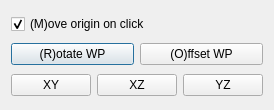
<?xml version="1.0" encoding="UTF-8"?>
<ui version="4.0">
 <class>DialogHackedLine</class>
 <widget class="QDialog" name="Dialog">
  <property name="geometry">
   <rect>
    <x>0</x>
    <y>0</y>
    <width>196</width>
    <height>110</height>
   </rect>
  </property>
  <property name="windowTitle">
   <string>Dialog</string>
  </property>
  <layout class="QVBoxLayout" name="verticalLayout">
   <item>
    <widget class="QCheckBox" name="cb1">
     <property name="text">
      <string>(M)ove origin on click</string>
     </property>
     <property name="checked">
      <bool>true</bool>
     </property>
    </widget>
   </item>
   <item>
    <layout class="QHBoxLayout" name="horizontalLayout">
     <item>
      <widget class="QPushButton" name="btnRot">
       <property name="sizePolicy">
        <sizepolicy hsizetype="Expanding" vsizetype="Fixed">
         <horstretch>0</horstretch>
         <verstretch>0</verstretch>
        </sizepolicy>
       </property>
       <property name="text">
        <string>(R)otate WP</string>
       </property>
      </widget>
     </item>
     <item>
      <widget class="QPushButton" name="btnOff">
       <property name="sizePolicy">
        <sizepolicy hsizetype="Expanding" vsizetype="Fixed">
         <horstretch>0</horstretch>
         <verstretch>0</verstretch>
        </sizepolicy>
       </property>
       <property name="text">
        <string>(O)ffset WP</string>
       </property>
      </widget>
     </item>
    </layout>
   </item>
   <item>
    <layout class="QHBoxLayout" name="horizontalLayout_2">
     <item>
      <widget class="QPushButton" name="btnXY">
       <property name="sizePolicy">
        <sizepolicy hsizetype="Fixed" vsizetype="Fixed">
         <horstretch>0</horstretch>
         <verstretch>0</verstretch>
        </sizepolicy>
       </property>
       <property name="maximumSize">
        <size>
         <width>85</width>
         <height>16777215</height>
        </size>
       </property>
       <property name="baseSize">
        <size>
         <width>0</width>
         <height>0</height>
        </size>
       </property>
       <property name="toolTip">
        <string>Align WP to principal plane</string>
       </property>
       <property name="text">
        <string>XY</string>
       </property>
      </widget>
     </item>
     <item>
      <widget class="QPushButton" name="btnXZ">
       <property name="sizePolicy">
        <sizepolicy hsizetype="Fixed" vsizetype="Fixed">
         <horstretch>0</horstretch>
         <verstretch>0</verstretch>
        </sizepolicy>
       </property>
       <property name="maximumSize">
        <size>
         <width>85</width>
         <height>16777215</height>
        </size>
       </property>
       <property name="baseSize">
        <size>
         <width>0</width>
         <height>0</height>
        </size>
       </property>
       <property name="toolTip">
        <string>Align WP to principal plane</string>
       </property>
       <property name="text">
        <string>XZ</string>
       </property>
      </widget>
     </item>
     <item>
      <widget class="QPushButton" name="btnYZ">
       <property name="sizePolicy">
        <sizepolicy hsizetype="Fixed" vsizetype="Fixed">
         <horstretch>0</horstretch>
         <verstretch>0</verstretch>
        </sizepolicy>
       </property>
       <property name="maximumSize">
        <size>
         <width>85</width>
         <height>16777215</height>
        </size>
       </property>
       <property name="baseSize">
        <size>
         <width>0</width>
         <height>0</height>
        </size>
       </property>
       <property name="toolTip">
        <string>Align WP to principal plane</string>
       </property>
       <property name="text">
        <string>YZ</string>
       </property>
      </widget>
     </item>
    </layout>
   </item>
  </layout>
 </widget>
 <resources/>
 <connections/>
</ui>
